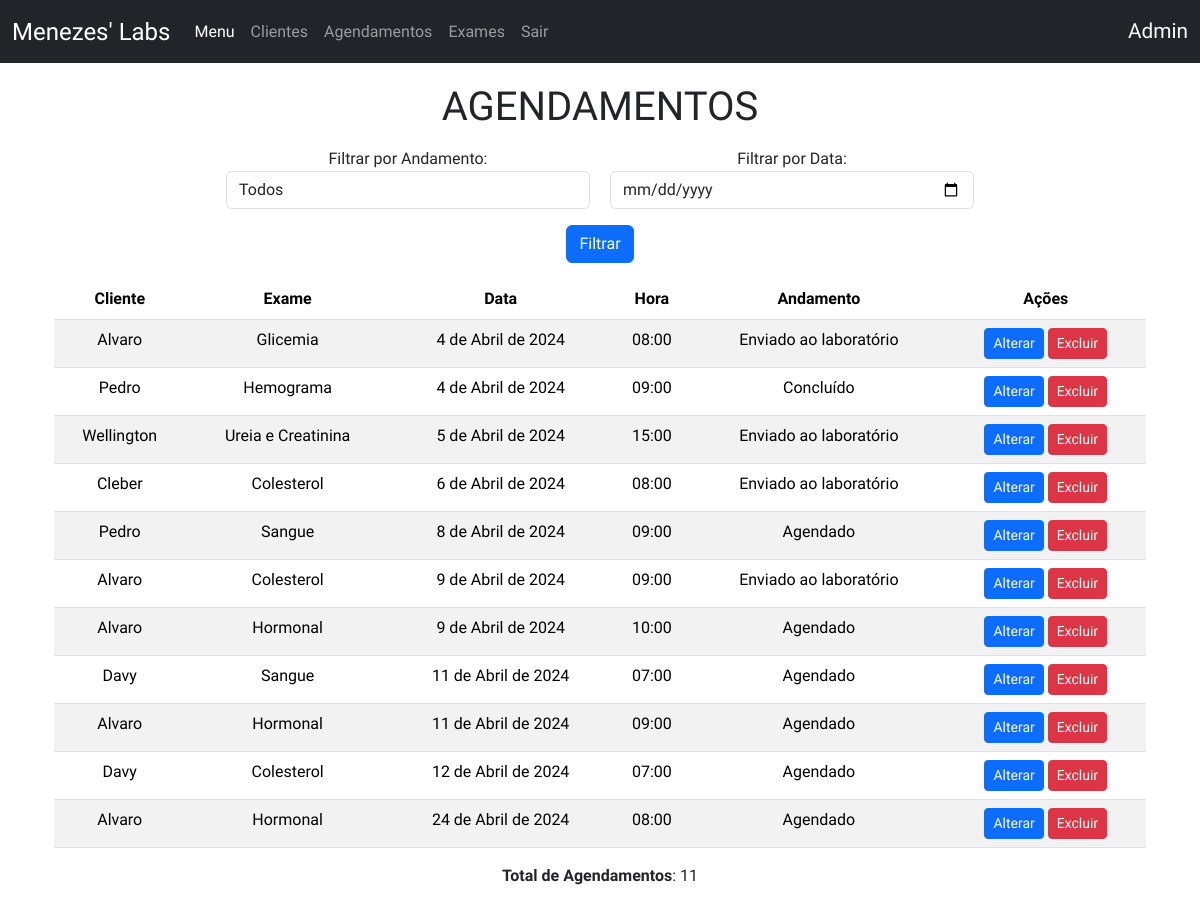
Before: /agendamentos-admin/ (signed in) with the older database file.
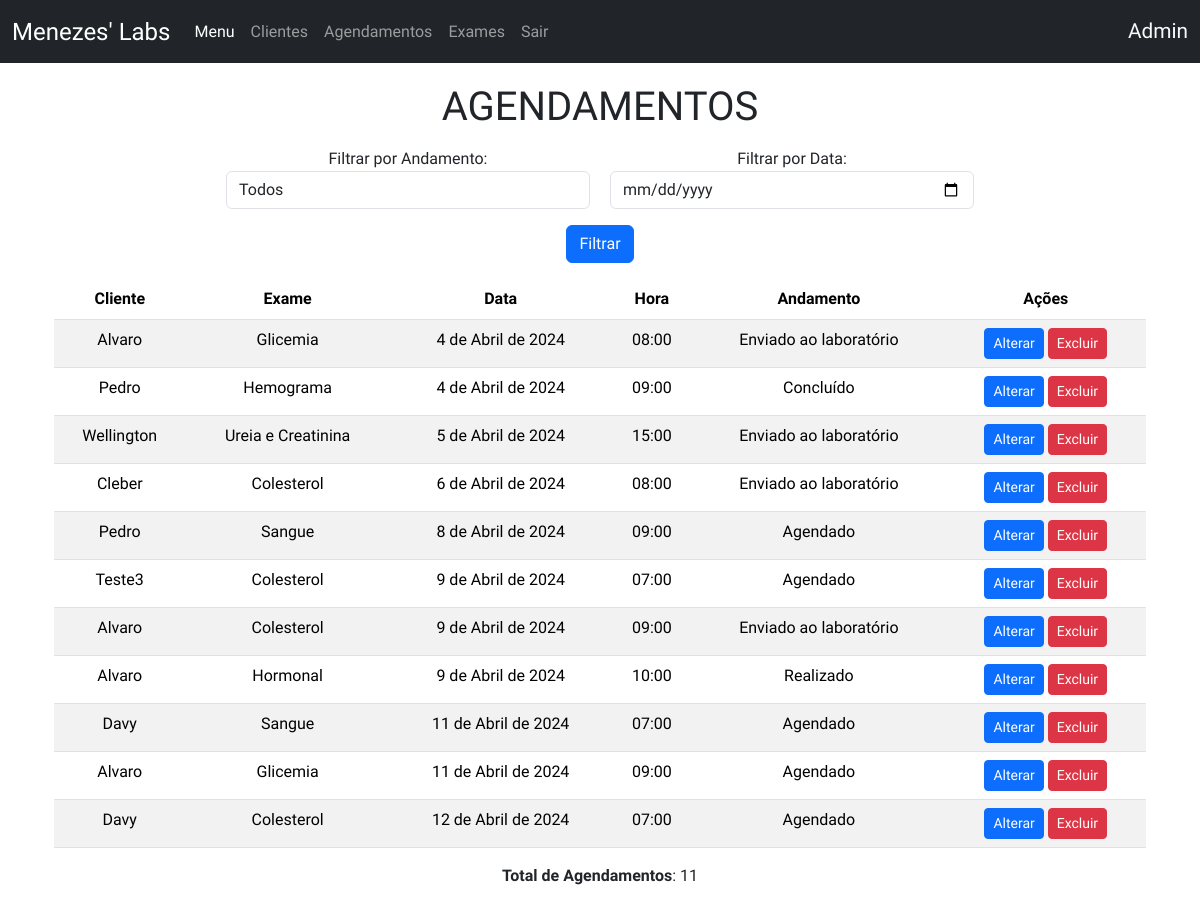
After: the same page with the newer database file.
### crud/models.py (models this page shows, shortened)
class Base(models.Model):
    criado = models.DateTimeField(verbose_name ='Criado em',auto_now_add=True)
    modificado = models.DateTimeField(verbose_name ='Modificado em',auto_now=True)
    ativo = models.BooleanField(verbose_name ='Ativo?',default=True)
    class Meta:
        abstract = True

class AgendamentoExame(Base):
    exame = models.ForeignKey(Exame,verbose_name='Exame',on_delete=models.CASCADE)
    data = models.DateField('Data',auto_now=False,auto_now_add=False)
    usuario = models.ForeignKey(User,verbose_name='Usuário',on_delete=models.CASCADE)
    HORARIO_CHOICES = (
    ('07:00', '07:00'),
    ('08:00', '08:00'),
    ('09:00', '09:00'),
    ('10:00', '10:00'),
    ('11:00', '11:00'),
    ('13:00', '13:00'),
    ('14:00', '14:00'),
    ('15:00', '15:00'),
    ('16:00', '16:00'),
    ('17:00', '17:00'),
)
    ANDAMENTO_CHOICES = (
        ('Agendado', 'Agendado'),
        ('Realizado', 'Realizado'),
        ('Enviado ao laboratório', 'Enviado ao laboratório'),
        ('Concluído', 'Concluído'),
        ('Cancelado', 'Cancelado'),
    )
    horario = models.CharField(verbose_name ='Horário', max_length = 5 ,choices=HORARIO_CHOICES)
    andamento = models.CharField(verbose_name ='Andamento',max_length=30,choices=ANDAMENTO_CHOICES,default='Agendado')
    resultado = models.FileField('Resultado',upload_to='pdfs/',null=True,blank=True)
    class Meta:
        verbose_name = 'Agendamento'
        verbose_name_plural = 'Agendamentos'
        ordering = ['data','horario']

class Exame(Base):
    nome = models.CharField('Nome',max_length=100)
    def __str__(self):
        return self.nome
    class Meta:
        verbose_name = 'Exame'
        verbose_name_plural = 'Exames'
        ordering = ['nome']

### crud/views.py (the view)
# urls.py: path('agendamentos-admin/', AdminIndexView.as_view(), name='admin'),
class AdminIndexView(UserPassesTestMixin, ListView):
    model = AgendamentoExame
    template_name = 'adm/agendamento/list.html'
    context_object_name = 'agendamentos'
    def test_func(self):
        return self.request.user.is_superuser
    def get_queryset(self):
        queryset = super().get_queryset()
        filtro_andamento = self.request.GET.get('filtro_andamento')
        filtro_data = self.request.GET.get('filtro_data')
        if filtro_andamento:
            queryset = queryset.filter(andamento=filtro_andamento)
        if filtro_data:
            queryset = queryset.filter(data=filtro_data)
        return queryset
    def get_context_data(self, **kwargs):
        context = super().get_context_data(**kwargs)
        context['qtd_agentamentos'] = self.get_queryset().count()
        return context

### crud/templates/adm/agendamento/list.html (shortened to what this page needs)
{% extends 'base.html' %}
{% block content %}
<main style="text-align: center;">
    <h1 class="mt-1">Agendamentos</h1>
    <div class="container mt-3 ">
        <form class="mb-3" method="get" action="">
            <div class="form-row" style="display: flex; gap:20px; justify-content: center;">
                <div class="col-md-4 mb-3">
                    <label for="filtro_andamento">Filtrar por Andamento:</label>
                    <select class="form-control" name="filtro_andamento" id="filtro_andamento">
                        <option value="">Todos</option>
                    </select>
                </div>
                <div class="col-md-4 mb-3">
                    <label for="filtro_data">Filtrar por Data:</label>
                    <input type="date" class="form-control" name="filtro_data" id="filtro_data">
                </div>
            </div>
            <button type="submit" class="btn btn-primary">Filtrar</button>
        </form>
        <table class="table table-striped">
            <thead>
                <tr>
                    <th><strong>Cliente</strong></th>
                    <th><strong>Exame</strong></th>
                    <th><strong>Data</strong></th>
                    <th><strong>Hora</strong></th>
                    <th><strong>Andamento</strong></th>
                    <th><strong>Ações</strong></th>
                </tr>
            </thead>
            <tbody>
                {% for agendamento in agendamentos %}
                <tr>
                    <td>{{ agendamento.usuario|capfirst }}</td>
                    <td>{{ agendamento.exame }}</td>
                    <td>{{ agendamento.data }}</td>
                    <td>{{ agendamento.horario }}</td>
                    <td>{{ agendamento.andamento }}</td>
                    <td>
                        <a href="{% url 'update_admin' pk=agendamento.pk %}" class="btn btn-primary btn-sm">Alterar</a>
                        <a href="{% url 'delete_admin' pk=agendamento.pk %}" class="btn btn-danger btn-sm">Excluir</a>
                </tr>
                {% endfor %}
            </tbody>
        </table>
        <p style="padding-bottom: 3vh;"><strong>Total de Agendamentos</strong>: {{ qtd_agentamentos }}</p>
</main>
{% endblock %}

### crud/templates/base.html (shortened to what this page needs)
{% load bootstrap5 %}
{% load static %}
<!DOCTYPE html>
<html lang="pt-br">
<head>
    <link rel="stylesheet" href="{% static 'styles.css' %}" />
    {% bootstrap_css %}
</head>
<body style="min-height: 100vh;">
    {% include 'componentes/navbar.html' %}
    <div class="container">
        {% block content %}
        {% endblock %}
    </div>
</body>
</html>

### crud/templates/componentes/navbar.html (shortened to what this page needs)
<nav class="navbar navbar-expand-lg navbar-dark bg-dark">
  <div class="container-fluid">
    <a class="navbar-brand" style="font-size: 1.5em;" href="{% url 'index' %}">Menezes' Labs</a>
    <div class="collapse navbar-collapse" id="navbarText">
      <ul class="navbar-nav me-auto mb-2 mb-lg-0">
        <li class="nav-item">
          <a class="nav-link active" aria-current="page" href="{% url 'index' %}">
            {% if user.is_superuser %}
              Menu
            {% else %}
              Meus exames
            {% endif %}
          </a>
        </li>
        {% if user.is_superuser %}
        <li class="nav-item">
          <a class="nav-link" href="{% url 'usuarios_admin' %}">Clientes</a>
        </li>
          <li class="nav-item">
            <a class="nav-link" href="{% url 'admin' %}">Agendamentos</a>
          </li>
          <li class="nav-item">
            <a class="nav-link" href="{% url 'exames_admin' %}">Exames</a>
          </li>
        {% endif %}
        {% if user.is_authenticated %}
          <li class="nav-item">
            <a class="nav-link" href="{% url 'account_logout' %}">Sair</a>
          </li>
        {% endif %}
      </ul>
      {% if user.is_authenticated %}
        <span class="navbar-text text-light ms-auto" style="font-size: 1.3em;">
          {{ user|capfirst }}
        </span>
      {% else %}
        <span class="navbar-text text-light ms-auto" style="font-size: 1.3em;">
          <a class="nav-link" href="{% url 'account_login' %}">Entrar</a>
        </span>
      {% endif %}
    </div>
  </div>
</nav>

### crud/static/styles.css (style rules this page uses)
* { font-family: "Raleway", sans-serif; font-optical-sizing: auto; font-weight: 400; font-style: normal; }
.container { margin-top: 20px; height: 60vh; width: 100vw; }

### crud/templates/base.html (style rules this page uses)
h1 { text-transform: uppercase; }

Changed rows visible on the page:
removed AgendamentoExame: usuario "Alvaro", exame "Hormonal", data "24 de Abril de 2024", horario "08:00", andamento "Agendado"
added AgendamentoExame: usuario "Teste3", exame "Colesterol", data "9 de Abril de 2024", horario "07:00", andamento "Agendado"
changed AgendamentoExame "Hormonal": andamento "Agendado" → "Realizado"
changed AgendamentoExame (number 10 of 11 on the later page): exame "Hormonal" → "Glicemia"
